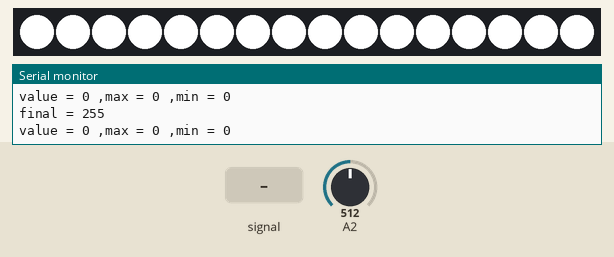
Simulated run of this sketch. Board: Arduino Uno, built with avr-gcc and run on an emulated ATmega328P. On the bench: 16 RGB LEDs in strip order, left to right, the last lines printed to the serial monitor. The inputs (shaded band) are chosen by the test bench; at power-on: A2 = 512. Dim RGB values are drawn brighter than linear.

Above: at 1.2 s.
1.3 s: A2 fed a 2 Hz sine of ±306 counts around its level
At 1.64 s:
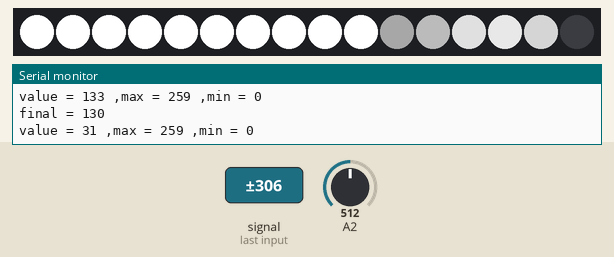
3.2 s: A2 set to 716
At 4.4 s:
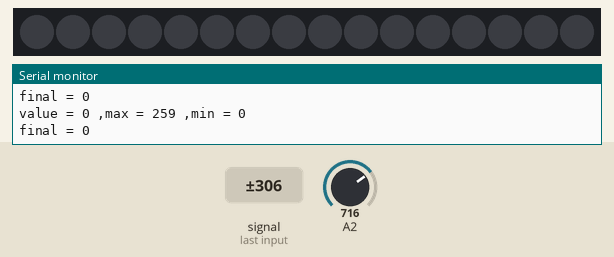
5.5 s: A2 set to 511
7.0 s: A2 fed a 200 Hz sine of ±81 counts around its level
At 7.07 s:
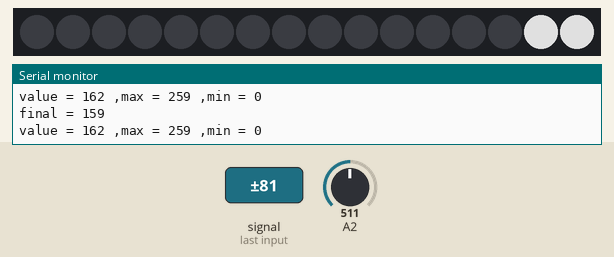
8.5 s: A2 set to 306
At 8.66 s:
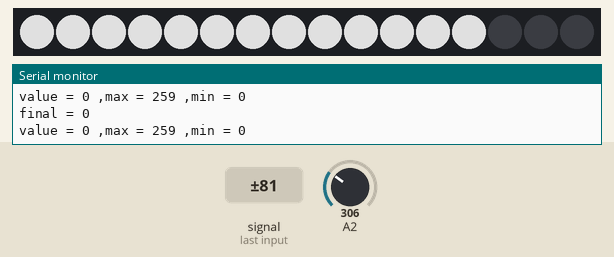

The sketch:

main.ino
```cpp
#include <Adafruit_NeoPixel.h>

#define FFT_N 64
#define LIN_OUT 1
#include <FFT.h>

#ifndef MIC_PIN
#   define MIC_PIN 2
#endif

#ifndef PIXEL_PIN
#   define PIXEL_PIN 6    // Digital IO pin connected to the NeoPixels.
#endif

#ifndef PIXEL_COUNT
#   define PIXEL_COUNT 60 // Num of pixels in strip
#endif

#define MIN_AMP     35

#define FASTADC     0
// defines for setting and clearing register bits
#ifndef cbi
#define cbi(sfr, bit) (_SFR_BYTE(sfr) &= ~_BV(bit))
#endif
#ifndef sbi
#define sbi(sfr, bit) (_SFR_BYTE(sfr) |= _BV(bit))
#endif

// Parameter 1 = number of pixels in strip,  neopixel stick has 8
// Parameter 2 = pin number (most are valid)
// Parameter 3 = pixel type flags, add together as needed:
//   NEO_RGB     Pixels are wired for RGB bitstream
//   NEO_GRB     Pixels are wired for GRB bitstream, correct for neopixel stick
//   NEO_KHZ400  400 KHz bitstream (e.g. FLORA pixels)
//   NEO_KHZ800  800 KHz bitstream (e.g. High Density LED strip), correct for neopixel stick
Adafruit_NeoPixel strip = Adafruit_NeoPixel(PIXEL_COUNT, PIXEL_PIN, NEO_GRB + NEO_KHZ800);

uint32_t prev_values[PIXEL_COUNT];

// Forward declare helper functions
void sample_input();
uint32_t map_amp_to_color();
uint32_t simple_map_fft_to_color();

uint8_t mode = 0;

void setup()
{

#if FASTADC
    sbi(ADCSRA, ADPS2);
    cbi(ADCSRA, ADPS1);
    cbi(ADCSRA, ADPS0);
#endif

    // NOTE: that serial has to be turned off for NeoPixel and FFT to work
    Serial.begin(9600);

//  TIMSK0 = 0; // turn off timer0 for lower jitter
//  ADCSRA = 0xe5; // set the adc to free running mode
//  ADMUX = 0x40; // use adc0
//  DIDR0 = 0x01; // turn off the digital input for adc0

    strip.begin();
    strip.show(); // Initialize all pixels to 'off'

    memset(prev_values, sizeof(prev_values), 0);
}

void loop()
{
    while (1)   // Reduces latency and keeps code sane
    {
        uint32_t color;

//      sample_input();

        // NOTE: Look at http://www.endolith.com/wordpress/2010/09/15/a-mapping-between-musical-notes-and-colors/
        // for visualization idea

        // Also here: http://www.vamusic.info/p/home

        // TODO: make the modes switchable somehow

//      color = simple_map_fft_to_color();

        color = map_amp_to_color();

        // move each color down
        for (uint16_t i=0; i<PIXEL_COUNT-1; i++)
        {
            prev_values[i] = prev_values[i+1];
        }
        prev_values[PIXEL_COUNT-1] = color;
        // update the pixel colors
        for (uint16_t i=0; i<PIXEL_COUNT; i++)
        {
            strip.setPixelColor(i, prev_values[i]);
        }
        strip.show();
    }
}

void sample_input()
{
    // Try fft_adc.pde approach
    for (int i=0; i<FFT_N*2; i+=2)
    {
        int16_t amp = analogRead(MIC_PIN);
        amp -= 0x0200; // center the amplitude
        amp <<= 6; // convert it to a int16_t
        fft_input[i] = amp;
        fft_input[i+1] = 0;
    }
}

#define INTERVAL (FFT_N/(2*3))
uint8_t sum_and_scale(const uint16_t interval_start, uint16_t* range)
{
    uint16_t sum = 0;
    for (uint16_t i=interval_start; i<interval_start+INTERVAL; i++)
    {
#if LOG_OUT
        sum += fft_log_out[i];
#elif LIN_OUT
        sum += fft_lin_out[i];
#elif LIN_OUT8
        sum += fft_lin_out8[i];
#elif OCTAVE
        sum += fft_oct_out[i];
#endif
    }
    // Auto adjust the red range
    if (sum < range[0])
    {
        range[0] = sum;
    }
    if (sum > range[1])
    {
        range[1] = sum;
    }
    uint32_t temp = uint32_t(sum - range[0]) * 0xff / (range[1] - range[0]);
    return uint8_t(temp);
}

uint32_t simple_map_fft_to_color()
{
    fft_window();
    fft_reorder();
    fft_run();
#if LOG_OUT
    fft_mag_log();
#elif LIN_OUT
    fft_mag_lin();
#elif LIN_OUT8
    fft_mag_lin8();
#endif

#if OCTAVE
    fft_mag_octave();

    uint8_t red = fft_oct_out[LOG_N-3];
    uint8_t green = fft_oct_out[LOG_N-2];
    uint8_t blue = fft_oct_out[LOG_N-1];
#else
    static uint16_t red_range[] = {0xffff, 0};
    uint8_t red = sum_and_scale(0, red_range);
    static uint16_t green_range[] = {0xffff, 0};
    uint8_t green = sum_and_scale(INTERVAL, green_range);
    static uint16_t blue_range[] = {0xffff, 0};
    uint8_t blue = sum_and_scale(INTERVAL*2, blue_range);
#endif

//  {
//      Serial.print("Color = (");
//      Serial.print(r); Serial.print(", ");
//      Serial.print(g); Serial.print(", ");
//      Serial.print(b); Serial.print(", ");
//      Serial.println(")");
//   }

    return Adafruit_NeoPixel::Color(red, green, blue);
}

uint16_t amplitude()
{
    static const uint16_t sampleWindow = 50; // Sample window width in mS (50 mS = 20Hz)
    uint32_t startMillis = millis();  // Start of sample window

    uint16_t signalMax = 0;
    uint16_t signalMin = 1024;

    // collect data for 50 mS
    while (millis() - startMillis < sampleWindow)
    {
        uint16_t sample = analogRead(MIC_PIN);
        if (sample < 1024)  // toss out spurious readings
        {
            if (sample > signalMax)
            {
                signalMax = sample;  // save just the max levels
            }
            else if (sample < signalMin)
            {
                signalMin = sample;  // save just the min levels
            }
        }
    }

    uint16_t peakToPeak = signalMax - signalMin;  // max - min = peak-peak amplitude
    return peakToPeak;
}

// From timings, I derived that this is the min and max for the
// particular mic setup. Do a linear scale from these values to 0-255
uint32_t map_amp_to_color()
{
    // Linear amplitude display
    uint16_t amp = amplitude();
//  int16_t amp = analogRead(MIC_PIN);
//  amp -= 512; // Remove the DC offset
//  amp <<= 6;  // make it expand to fill the full signed 16 bit range

    // Used for auto scaling
    static uint16_t min_amp = 0xffff;
    static uint16_t max_amp = 0x0; //ffff;
    // Update the min and max
    if (min_amp > amp)
    {
        min_amp = amp;
    }
    if (max_amp < amp)
    {
        max_amp = amp;
    }

    Serial.print("value = "); Serial.print(amp);
    Serial.print(" ,max = "); Serial.print(max_amp);
    Serial.print(" ,min = "); Serial.println(min_amp);

    uint32_t temp = uint32_t(amp - min_amp) * 0xff / (max_amp - min_amp);
    // Run abs on temp
//  temp = (temp < 0) ? -temp: temp;

    if (temp < MIN_AMP)
    {
        temp = 0;
    }

    // Use fixed clipping for more interesting scales
//  static const uint16_t FROM[2] = {19, 659};
//  if (amp < FROM[0])
//  {
//      amp = FROM[0];
//  } else if(amp > FROM[1])
//  {
//      amp = FROM[1];
//  }
    // Scale from MIN_RANGE-MAX_RANGE to 0-255
//  uint32_t temp = uint32_t(amp - FROM[0]) * 0xff / (FROM[1] - FROM[0]);

    uint8_t g = uint8_t(temp);

    Serial.print("final = "); Serial.println(g);

    return Adafruit_NeoPixel::Color(g, g, g);
}

// From http://www.avrfreaks.net/comment/567704#comment-567704
// Table 16*(Log2(1) thru Log2(2)), 16 values
static const uint8_t Log2Table[16]={ 0,2,3,4,5,6,7,8,9,10,11,12,13,14,14,15 };

// Log2(x)*16 , so log2x16(65535) = 255
uint8_t log2x16(uint16_t x){
    int8_t v;
    if(x<2) return 0;
    v=240; // 16*log2(2^15)=240
    // shift until most significant bit is set,
    // each bit-shift results in log += 16
    while ((x&0x8000)==0) {
        x=x<<1 ; v -= 16;
    }
    // x has now form 1iii ixxx xxxx xxxx
    // get the next 4 bits =iiii and address table with it
    uint8_t i=(x>>11) & 0xf ;
    v += Log2Table[i] ;
    return v ;
}
```

Measured:
- after the input at 1.3 s, the LEDs: first change after 0.08 s (image 1 shows a later state)
- after the input at 7.0 s, the LEDs: first change at once (image 3 shows a later state)
- after the input at 8.5 s, the LEDs: first change after 0.05 s (image 4 shows a later state)
